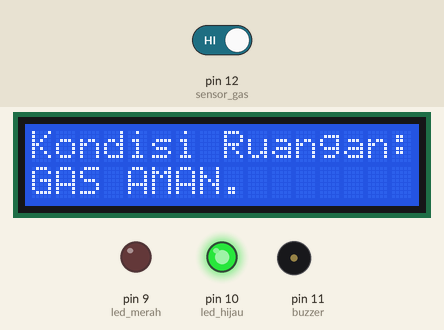
This sketch was run on a simulated Arduino Uno, built with avr-gcc and run on an emulated ATmega328P. Shown: 16×2 character LCD, output pins drawn as LEDs (lit = HIGH), buzzer (waves = sounding, pin HIGH). The test bench sets the inputs (shaded band); at power-on: pin 12 (sensor_gas) HIGH.

Above: at 1.2 s.
1.3 s: pin 12 (sensor_gas) driven LOW
At 2.5 s:
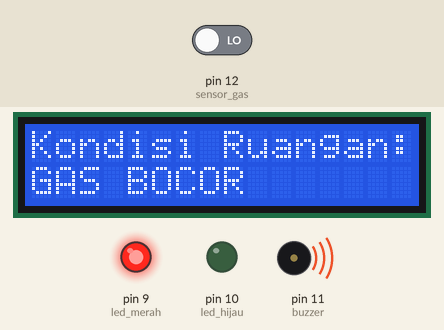
2.8 s: pin 12 (sensor_gas) driven HIGH
At 4.3 s:
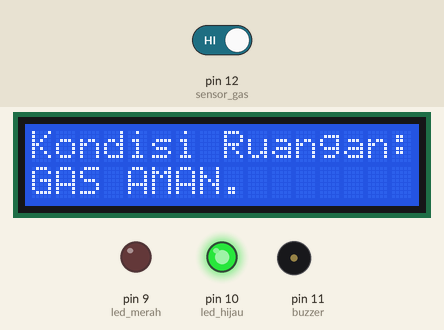
Timing chart, 0 to 5.8 s (numbered marks = the images above; inputs shaded):
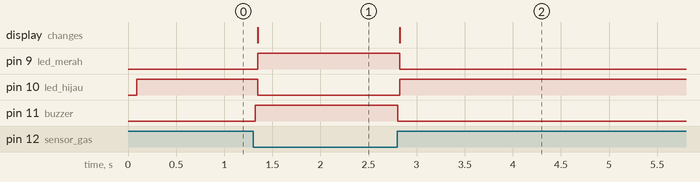

Measured:
- after the input at 1.3 s, pin 9 (led_merah): LOW → HIGH after 0.05 s; pin 10 (led_hijau): HIGH → LOW after 0.05 s; pin 11 (buzzer): LOW → HIGH at once; the display: changes after 0.05 s (image 1)
- after the input at 2.8 s, pin 9 (led_merah), pin 11 (buzzer): HIGH → LOW at once; pin 10 (led_hijau): LOW → HIGH at once; the display: changes at once (image 2)

The sketch:

sensor_gas.ino
```cpp
#include <LiquidCrystal_I2C.h> // Library Lcd
#include <Wire.h> //Library i2c
LiquidCrystal_I2C lcd = LiquidCrystal_I2C(0x27, 16, 2); // 0x27 adalah address, dan angka 16, 2 adalah kolom dan baris dari LCD

const int sensor_gas = 12; //sensor gas diletakkan di pin 12
const int buzzer = 11; //buzzer diletakkan di pin 11
const int led_hijau = 10; //led hijau diletakkan di pin 10
const int led_merah = 9; //led merah diletakkan di pin 9
void setup()
{
lcd.init(); //inisialisasi lcd
lcd.backlight(); //menyalakan backlight
lcd.clear(); //untuk menghapus layar LCD
pinMode(sensor_gas,INPUT); //mengkonfigurasi sensor gas sebagai INPUT
pinMode(buzzer,OUTPUT); //mengkonfigurasi buzzer sebagai OUTPUT
pinMode(led_hijau,OUTPUT); //mengkonfigurasi led hijau sebagai OUTPUT
pinMode(led_merah,OUTPUT); //mengkonfigurasi led merah sebagai OUTPUT
}
void loop()
{

int nilai = digitalRead(sensor_gas); //memasukkan nilai
if (nilai == LOW) // jika nilai sama dengan 0
{
digitalWrite(buzzer,HIGH); //buzzer aktif
lcd.setCursor(0, 0);
lcd.print("Kondisi Ruangan:");
lcd.setCursor(0, 1);
lcd.print("GAS BOCOR ");
digitalWrite(led_hijau,LOW);//led hijau mati
digitalWrite(led_merah,HIGH);//led merah aktif
}
if (nilai == HIGH) // jika nilai sama dengan 1
{
digitalWrite(buzzer,LOW);//buzzer aktif
lcd.setCursor(0, 0);
lcd.print("Kondisi Ruangan:");
lcd.setCursor(0, 1);
lcd.print("GAS AMAN.");
digitalWrite(led_hijau,HIGH);//led hijau aktif
digitalWrite(led_merah,LOW);//led merah mati
}
}
```
